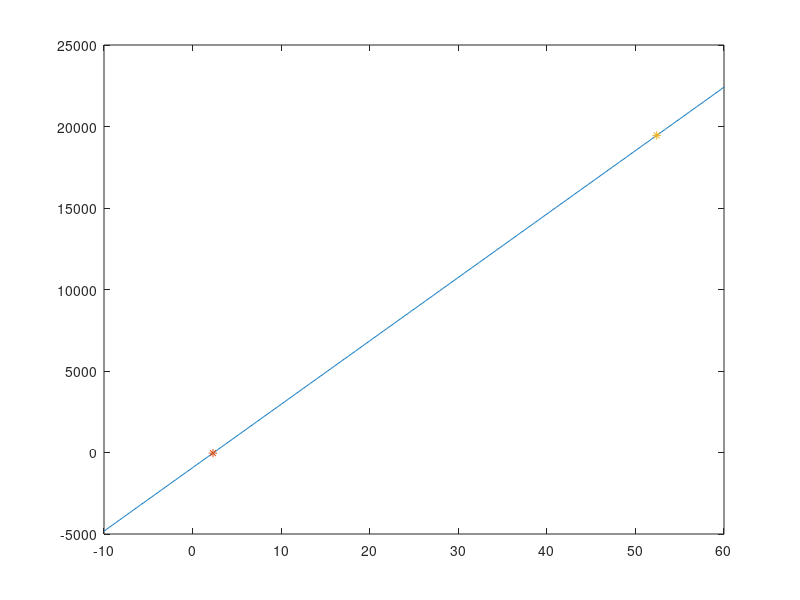

Write the MATLAB code that produced this figure.
x0=2.3; y0=-37.5; 
x1=52.4; y1=19454;
a=(y1-y0)/(x1-x0)
b=y0-a*x0
x=[-10 : 0.1 : 60];
y=a*x+b;
plot(x,y,x0,y0,"*",x1,y1,"*")